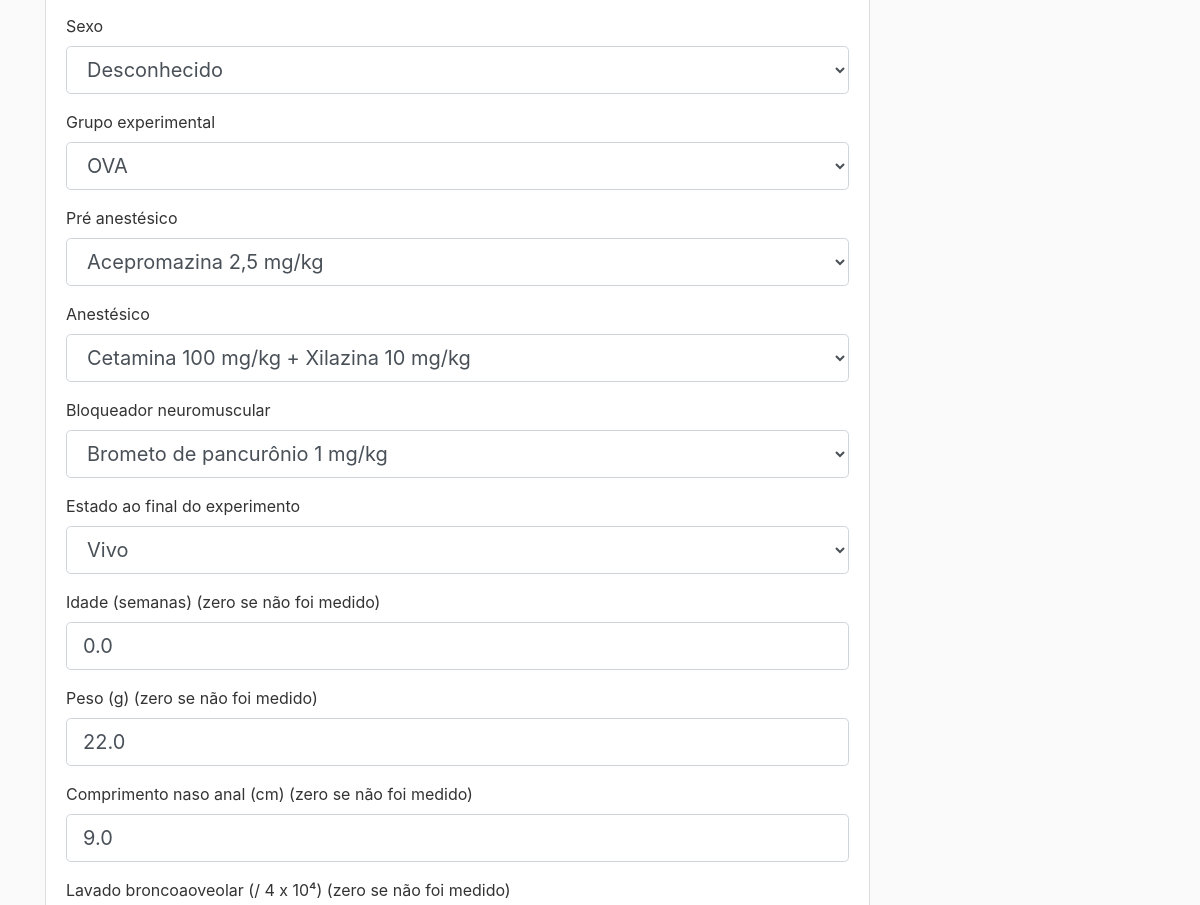
The page /table/update_data/51 (signed in, middle part) on the database as committed earlier.
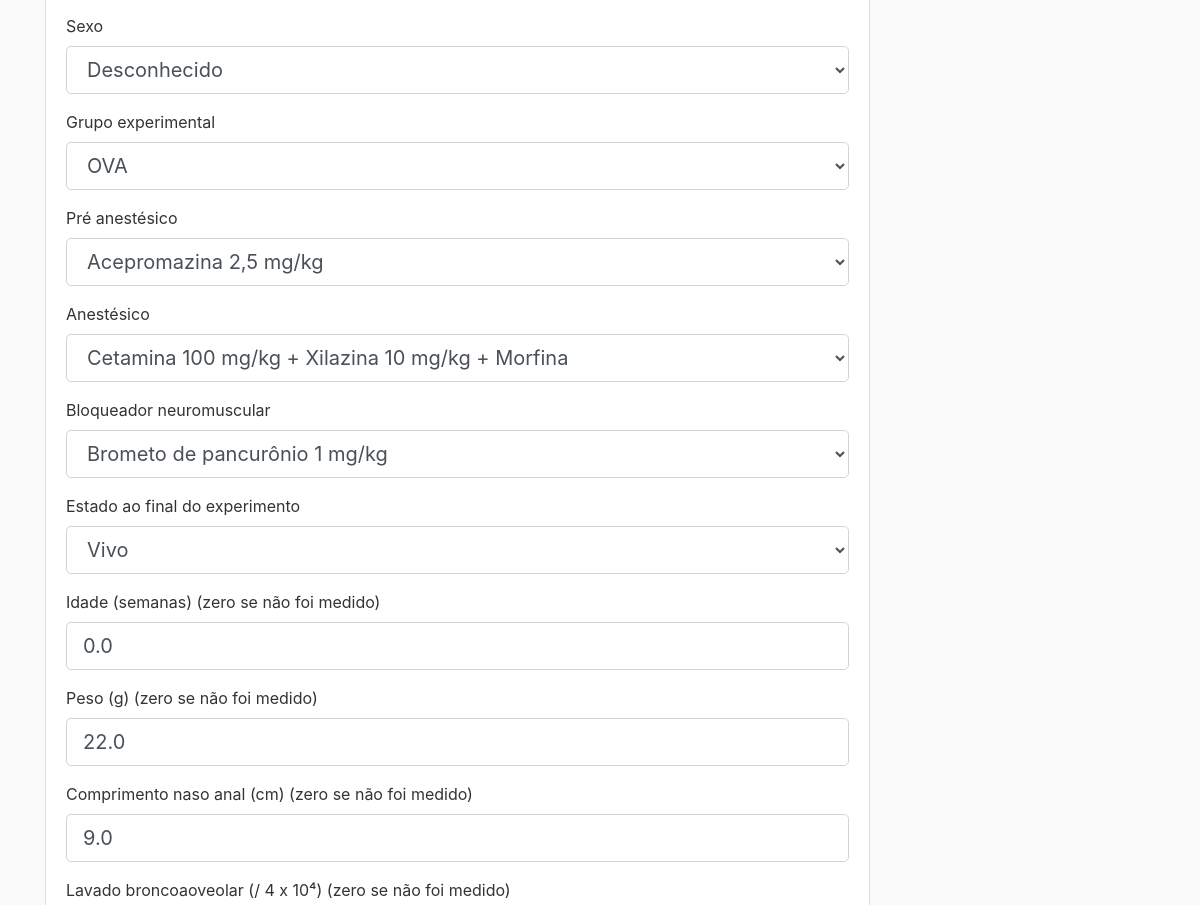
The same page on the database as committed later.
### lab_bank/models.py (models this page shows)
class Subject(db.Model):
    id = db.Column(db.Integer, primary_key=True)
    date = db.Column(db.Date, nullable=False)
    lineage = db.Column(db.String(50), nullable=False)
    sex = db.Column(db.String(50), nullable=False)
    ova_or_control = db.Column(db.String(50), nullable=False)
    dead_or_alive = db.Column(db.String(50), nullable=False)
    acepromazine = db.Column(db.String(50), nullable=False)
    anesthesic = db.Column(db.String(50), nullable=False)
    neuromuscular_blocker = db.Column(db.String(50), nullable=False)
    age = db.Column(db.Float, nullable=False)
    weight = db.Column(db.Float, nullable=False)
    project = db.Column(db.String(255), nullable=True)
    name_number = db.Column(db.String(255), nullable=True)
    naso_anal_length = db.Column(db.Float, nullable=True)
    bronchoalveolar_lavage = db.Column(db.Float, nullable=True)
    user_id = db.Column(db.Integer, db.ForeignKey('user.id'), nullable=False)
    excel_file_path = db.Column(db.String(255), nullable=True)
    flexivent = db.Column(db.String(50), nullable=False)
    date_created = db.Column(db.DateTime, default=datetime.utcnow)
    observations = db.Column(Text, nullable=True)

### lab_bank/table/routes.py (the view)
@table.route('/table/update_data/<int:subject_id>', methods=['GET', 'POST'])
@login_required
def update_data(subject_id):
    subject = Subject.query.get_or_404(subject_id)
    if subject.user_id != current_user.id:
        abort(403)
    form = InsertDataForm()
    if form.validate_on_submit():
        subject.lineage = form.lineage.data
        if subject.lineage == 'Outros' and form.other_lineage.data:
            subject.lineage = form.other_lineage.data
        subject.sex = form.sex.data
        if subject.sex == 'Outros' and form.other_sex.data:
            subject.sex = form.other_sex.data
        subject.ova_or_control = form.ova_or_control.data
        if subject.ova_or_control == 'Outros' and form.other_ova_or_control.data:
            subject.ova_or_control = form.other_ova_or_control.data
        subject.dead_or_alive = form.dead_or_alive.data
        if subject.dead_or_alive == 'Outros' and form.other_dead_or_alive.data:
            subject.dead_or_alive = form.other_dead_or_alive.data
        subject.acepromazine = form.acepromazine.data
        if subject.acepromazine == 'Outros' and form.other_acepromazine.data:
            subject.acepromazine = form.other_acepromazine.data
        subject.anesthesic = form.anesthesic.data
        if subject.anesthesic == 'Outros' and form.other_anesthesic.data:
            subject.anesthesic = form.other_anesthesic.data
        subject.neuromuscular_blocker = form.neuromuscular_blocker.data
        if subject.neuromuscular_blocker == 'Outros' and form.other_neuromuscular_blocker.data:
            subject.neuromuscular_blocker = form.other_neuromuscular_blocker.data
        subject.project = form.project.data if form.project.data else ''
        subject.name_number = form.name_number.data if form.name_number.data else ''
        subject.date = form.date.data
        subject.sex = form.sex.data
        subject.age = form.age.data
        subject.weight = form.weight.data
        subject.naso_anal_length = form.naso_anal_length.data
        subject.bronchoalveolar_lavage = form.bronchoalveolar_lavage.data
        subject.observations = form.observations.data if form.observations.data else ''
        file = form.excel_file.data
        if file:
            timestamp = datetime.now().strftime('%Y%m%d%H%M%S')
            filename = secure_filename(f"{timestamp}_{file.filename}")
            upload_folder = os.path.join(current_app.root_path, 'static', 'uploads')
            os.makedirs(upload_folder, exist_ok=True)
            file_path = os.path.join(upload_folder, filename)
            file.save(file_path)
            subject.excel_file_path = file_path  # Update the file path in the database
        db.session.commit()
        flash('Edição bem sucedida', 'success')
        return redirect(url_for('table.display_table'))
    elif request.method == 'GET':
        form.lineage.data = subject.lineage if subject.lineage in ['Camundongo/Balb C', 'Camundongo/C57', 'Rato/Wistar', 'Outros'] else 'Outros'
        form.other_lineage.data = subject.lineage if subject.lineage not in ['Camundongo/Balb C', 'Camundongo/C57', 'Rato/Wistar', 'Outros'] else ''
        form.sex.data = subject.sex if subject.sex in ['Fêmea', 'Macho', 'Desconhecido', 'Outros'] else 'Outros'
        form.other_sex.data = subject.sex if subject.sex not in ['Fêmea', 'Macho', 'Desconhecido', 'Outros'] else ''
        form.ova_or_control.data = subject.ova_or_control if subject.ova_or_control in ['OVA', 'Controle', 'Outros'] else 'Outros'
        form.other_ova_or_control.data = subject.ova_or_control if subject.ova_or_control not in ['OVA', 'Controle', 'Outros'] else ''
        form.dead_or_alive.data = subject.dead_or_alive if subject.dead_or_alive in ['Vivo', 'Morto na anestesia (antes do experimento)', 'Morto durante o experimento', 'Outros'] else 'Outros'
        form.other_dead_or_alive.data = subject.dead_or_alive if subject.dead_or_alive not in ['Vivo', 'Morto na anestesia (antes do experimento)', 'Morto durante o experimento', 'Outros'] else ''
        form.acepromazine.data = subject.acepromazine if subject.acepromazine in ['Acepromazina 2,5 mg/kg', 'Nenhum', 'Outros'] else 'Outros'
        form.other_acepromazine.data = subject.acepromazine if subject.acepromazine not in ['Acepromazina 2,5 mg/kg', 'Nenhum', 'Outros'] else ''
        form.anesthesic.data = subject.anesthesic if subject.anesthesic in ['Cetamina 100 mg/kg + Xilazina 10 mg/kg', 'Cetamina 100 mg/kg + Xilazina 10 mg/kg + Morfina', 'Nenhum', 'Outros'] else 'Outros'
        form.other_anesthesic.data = subject.anesthesic if subject.anesthesic not in ['Cetamina 100 mg/kg + Xilazina 10 mg/kg', 'Cetamina 100 mg/kg + Xilazina 10 mg/kg + Morfina', 'Nenhum', 'Outros'] else ''
        form.neuromuscular_blocker.data = subject.neuromuscular_blocker if subject.neuromuscular_blocker in ['Brometo de pancurônio 1 mg/kg', 'Brometo de rocurônio', 'Nenhum', 'Outros'] else 'Outros'
        form.other_neuromuscular_blocker.data = subject.neuromuscular_blocker if subject.neuromuscular_blocker not in ['Brometo de pancurônio 1 mg/kg', 'Brometo de rocurônio', 'Nenhum', 'Outros'] else ''
        form.flexivent.data = subject.flexivent if subject.flexivent in ['Unicompartimental', 'Fase Cte', 'Não informado', 'Outros'] else 'Outros'
        form.other_flexivent.data = subject.flexivent if subject.flexivent not in ['Unicompartimental', 'Fase Cte', 'Não informado', 'Outros'] else ''
        form.project.data = subject.project
        form.name_number.data = subject.name_number
        form.date.data = subject.date
        form.weight.data = subject.weight
        form.age.data = subject.age
        form.naso_anal_length.data = subject.naso_anal_length
        form.bronchoalveolar_lavage.data = subject.bronchoalveolar_lavage
        form.observations.data = subject.observations
    current_file = None
    if subject.excel_file_path:
        current_file = os.path.basename(subject.excel_file_path)  # Get just the filename
    return render_template('insert_data.html', title='Editar dados', form=form, legend='Editar dados', current_file=current_file)

### lab_bank/models.py (called while the page is built)
@login_manager.user_loader
def load_user(user_id):
    return User.query.get(int(user_id))

### lab_bank/templates/insert_data.html (shortened to what this page needs)
{% extends 'layout.html' %}
{% block content %}
    <div class='content-section'>
        <form method='POST' action='' enctype='multipart/form-data'>
            <fieldset class='form-group'>
				<div class='form-group'>
					{{ form.sex.label(class='form-control-label') }}
					{% if form.sex.errors %}
						{{ form.sex(class='form-control form-control-lg is-invalid', onchange="toggleOtherInput('sex')") }}
						<div class="invalid-feedback">
							{% for error in form.sex.errors %}
								<span>{{ error }}</span>
							{% endfor %}
						</div>
					{% else %}
						{{ form.sex(class='form-control form-control-lg', onchange="toggleOtherInput('sex')") }}
					{% endif %}
				</div>
                <div class='form-group'>
                    {{ form.ova_or_control.label(class='form-control-label') }}
                    {% if form.ova_or_control.errors %}
                        {{ form.ova_or_control(class='form-control form-control-lg is-invalid', onchange="toggleOtherInput('ova_or_control')") }}
                        <div class="invalid-feedback">
                            {% for error in form.ova_or_control.errors %}
                                <span>{{ error }}</span>
                            {% endfor %}
                        </div>
                    {% else %}
                        {{ form.ova_or_control(class='form-control form-control-lg', onchange="toggleOtherInput('ova_or_control')") }}
                    {% endif %}
                </div>
                <div class='form-group'>
                    {{ form.acepromazine.label(class='form-control-label') }}
                    {% if form.acepromazine.errors %}
                        {{ form.acepromazine(class='form-control form-control-lg is-invalid', onchange="toggleOtherInput('acepromazine')") }}
                        <div class="invalid-feedback">
                            {% for error in form.acepromazine.errors %}
                                <span>{{ error }}</span>
                            {% endfor %}
                        </div>
                    {% else %}
                        {{ form.acepromazine(class='form-control form-control-lg', onchange="toggleOtherInput('acepromazine')") }}
                    {% endif %}
                </div>
				<div class='form-group'>
					{{ form.anesthesic.label(class='form-control-label') }}
					{% if form.anesthesic.errors %}
						{{ form.anesthesic(class='form-control form-control-lg is-invalid', onchange="toggleOtherInput('anesthesic')") }}
						<div class="invalid-feedback">
							{% for error in form.anesthesic.errors %}
								<span>{{ error }}</span>
							{% endfor %}
						</div>
					{% else %}
						{{ form.anesthesic(class='form-control form-control-lg', onchange="toggleOtherInput('anesthesic')") }}
					{% endif %}
				</div>
				<div class='form-group'>
					{{ form.neuromuscular_blocker.label(class='form-control-label') }}
					{% if form.neuromuscular_blocker.errors %}
						{{ form.neuromuscular_blocker(class='form-control form-control-lg is-invalid', onchange="toggleOtherInput('neuromuscular_blocker')") }}
						<div class="invalid-feedback">
							{% for error in form.neuromuscular_blocker.errors %}
								<span>{{ error }}</span>
							{% endfor %}
						</div>
					{% else %}
						{{ form.neuromuscular_blocker(class='form-control form-control-lg', onchange="toggleOtherInput('neuromuscular_blocker')") }}
					{% endif %}
				</div>
                <div class='form-group'>
                    {{ form.dead_or_alive.label(class='form-control-label') }}
                    {% if form.dead_or_alive.errors %}
                        {{ form.dead_or_alive(class='form-control form-control-lg is-invalid', onchange="toggleOtherInput('dead_or_alive')") }}
                        <div class="invalid-feedback">
                            {% for error in form.dead_or_alive.errors %}
                                <span>{{ error }}</span>
                            {% endfor %}
                        </div>
                    {% else %}
                        {{ form.dead_or_alive(class='form-control form-control-lg', onchange="toggleOtherInput('dead_or_alive')") }}
                    {% endif %}
                </div>
                <div class='form-group'>
                    {{ form.age.label(class='form-control-label') }}
                    {% if form.age.errors %}
                        {{ form.age(class='form-control form-control-lg is-invalid') }}
                        <div class="invalid-feedback">
                            {% for error in form.age.errors %}
                                <span>{{ error }}</span>
                            {% endfor %}
                        </div>
                    {% else %}
                        {{ form.age(class='form-control form-control-lg') }}
                    {% endif %}
                </div>
                <div class='form-group'>
                    {{ form.weight.label(class='form-control-label') }}
                    {% if form.weight.errors %}
                        {{ form.weight(class='form-control form-control-lg is-invalid') }}
                        <div class="invalid-feedback">
                            {% for error in form.weight.errors %}
                                <span>{{ error }}</span>
                            {% endfor %}
                        </div>
                    {% else %}
                        {{ form.weight(class='form-control form-control-lg') }}
                    {% endif %}
                </div>
                <div class='form-group'>
                    {{ form.naso_anal_length.label(class='form-control-label') }}
                    {% if form.naso_anal_length.errors %}
                        {{ form.naso_anal_length(class='form-control form-control-lg is-invalid') }}
                        <div class="invalid-feedback">
                            {% for error in form.naso_anal_length.errors %}
                                <span>{{ error }}</span>
                            {% endfor %}
                        </div>
                    {% else %}
                        {{ form.naso_anal_length(class='form-control form-control-lg') }}
                    {% endif %}
                </div>
                <div class='form-group'>
                    {{ form.bronchoalveolar_lavage.label(class='form-control-label') }}
                </div>
            </fieldset>
        </form>
    </div>
{% endblock %}

### lab_bank/templates/layout.html (shortened to what this page needs)
<!DOCTYPE html>
<html>
	<head>
		<link rel="stylesheet" href="https://maxcdn.bootstrapcdn.com/bootstrap/4.0.0/css/bootstrap.min.css">
		<link rel="stylesheet" type="text/css" href="{{ url_for('static', filename='main.css') }}">
</head>
					<body>
						<main role="main" class="container">
							<div class="row">
								<div class="col-md-9">
          {% block content %}{% endblock %}
        </div>
								<div class="col-md-3">
								</div>
							</div>
						</main>

### lab_bank/static/main.css (style rules this page uses)
body { background: #fafafa; color: #333333; margin-top: 5rem; }
.content-section { background: #ffffff; padding: 10px 20px; border: 1px solid #dddddd; border-radius: 3px; margin-bottom: 20px; }

Rows that differ between the two databases and show on the page:
changed Subject "Desconhecido": anesthesic "Cetamina 100 mg/kg + Xilazina 10 mg/kg" → "Cetamina 100 mg/kg + Xilazina 10 mg/kg + Morfina"
